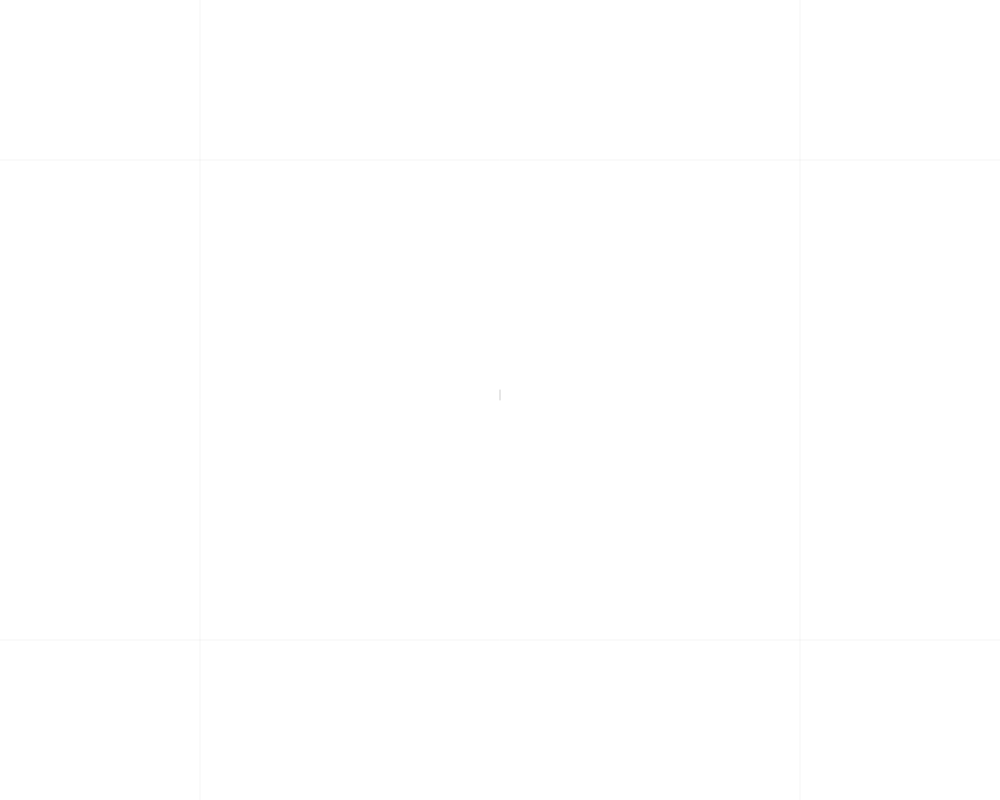
Frame 1 (no input)
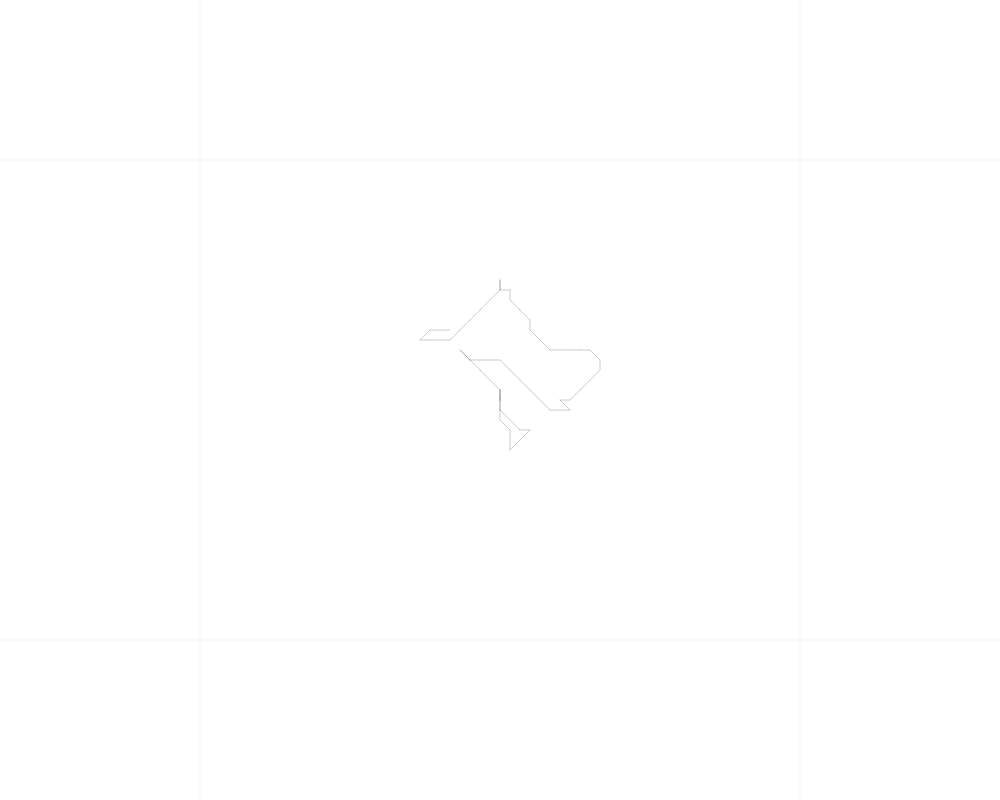
Frame 60 (no input)
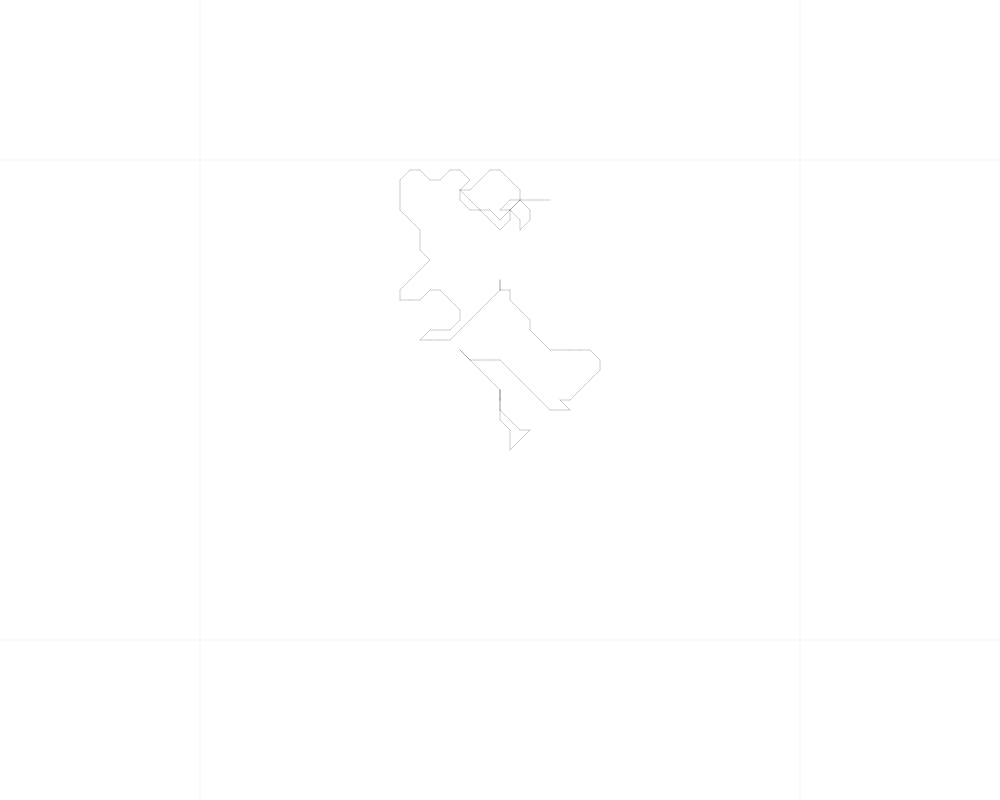
Frame 120 (the mouse pressed at the canvas centre since frame 60)

The p5.js sketch that drew these frames (run headless with seeded random() and noise() and a simulated clock; from frame 60 on, the mouse is pressed at the canvas centre):

// p5.js sketch
// ── sketch.js
"use strict";

var lineX, lineY;
var angleIncrement;
var side, diagonal;
var increment;
var runAwayTimer;

function setup() {
    createCanvas(1000, 800);
    background(255);
    stroke(0, 0, 0, 10);
    line(width/5, 0, width/5, height);
    line(4*width/5, 0, 4*width/5, height);
    line(0, height/5, width, height/5);
    line(0, 4*height/5, width, 4*height/5);
    stroke(0, 0, 0, 50);
    noFill();
    lineX = width/2;
    lineY = height/2;
    angleIncrement = PI/4;
    side = 10;
    diagonal = sqrt(200);
    increment = getIncrement(Math.round(random(0, 7)), lineX, lineY, width, height);
}

function draw() {
    var inside = false;
    while(!inside) {
        increment = getIncrement(increment, lineX, lineY, width, height);
        var lineLen;
        var xPos, yPos;
        if (increment % 2 == 0) {
            lineLen = side;
        } else {
            lineLen = diagonal;
        }
        var angle = angleIncrement*increment;
        xPos = lineX + lineLen*cos(angleIncrement*increment);
        yPos = lineY + lineLen*sin(angleIncrement*increment);
        if (xPos < 0 || xPos > width || yPos < 0 || yPos > height) {
            inside = false;
        } else {
            inside = true;
        }
    }
    line(lineX, lineY, xPos, yPos);
    lineX = xPos;
    lineY = yPos;
}

// TODO: fix me up so that I return weighted directions
function getIncrement(prev, lineX, lineY, w, h) {
    var res;
    if (random(0, 1) > 0.4) {
        res = Math.round(random(prev - 1, prev + 1));
    } else {
        res = Math.round(random(0, 8));
    }
    if (lineX < w/5) {
        if (lineY < h/5) {
            if (random(0, 1) > 0.65) {
                res = Math.round(random(0, 2));
            }
        } else if (lineY > 4*h/5) {
            if (random(0, 1) > 0.65) {
                res = Math.round(random(-2, 0));
            }
        } else {
            if (random(0, 1) > 0.65) {
                res = Math.round(random(-2, 2));
            }
        }
    } else if (lineX > 4*w/5) {
        if (lineY < h/5) {
            if (random(0, 1) > 0.65) {
                res = Math.round(random(2, 4));
            }
        } else if (lineY > 4*h/5) {
            if (random(0, 1) > 0.65) {
                res = Math.round(random(4, 6));
            }
        } else {
            if (random(0, 1) > 0.65) {
                res = Math.round(random(2, 6));
            }
        }
    } else if (lineY < h/5) {
        if (random(0, 1) > 0.65) {
            res = Math.round(random(0, 4));
        }
    } else if (lineY > 4*h/5) {
        if (random(0, 1) > 0.65) {
            res = Math.round(random(4, 8));
        }
    }
    return res;
}

// ── sketch_colors.js
"use strict";

var lineX, lineY;
var angleIncrement;
var side, diagonal;
var increment;
var runAwayTimer;
var xPositions, yPositions, colors, increments;
var numSnakes;

var quadrantMap;

function setup() {
    createCanvas(1000, 800);
    colorMode(HSB, 100);
    frameRate(20);
    background(0, 0, 100);
    stroke(0, 0, 0, 10);
    line(width/5, 0, width/5, height);
    line(4*width/5, 0, 4*width/5, height);
    line(0, height/5, width, height/5);
    line(0, 4*height/5, width, 4*height/5);

    numSnakes = 8;
    xPositions = [];
    yPositions = [];
    colors = [];
    increments = [];
    angleIncrement = PI/4;
    side = 10;
    diagonal = sqrt(200);

    quadrantMap = initQuadrants();;
    
    for (var i = 0; i < numSnakes; i++) {
        colors[i] = color(Math.round(random(0, 100)), 100, 100, 20);
        xPositions[i] = width/2;
        yPositions[i] = height/2;
        increments[i] = getIncrement(Math.round(random(0, 7)), xPositions[i], yPositions[i], width, height, quadrantMap);
    }
    noFill();
}

function draw() {
    for (var i = 0; i < numSnakes; i++) {
        var inside = false;
        while(!inside) {
            increments[i] = getIncrement(increments[i], xPositions[i], yPositions[i], width, height, quadrantMap);
            var lineLen;
            var xPos, yPos;
            if (increments[i] % 2 == 0) {
                lineLen = side;
            } else {
                lineLen = diagonal;
            }
            var angle = angleIncrement*increments[i];
            xPos = xPositions[i] + lineLen*cos(angle);
            yPos = yPositions[i] + lineLen*sin(angle);
            if (xPos < 0 || xPos > width || yPos < 0 || yPos > height) {
                inside = false;
            } else {
                inside = true;
            }
        }
        stroke(colors[i]);
        line(xPositions[i], yPositions[i], xPos, yPos);
        xPositions[i] = xPos;
        yPositions[i] = yPos;
    }
}

// TODO: fix me up so that I return weighted directions
function getIncrement(prev, lineX, lineY, w, h, quadrantMap) {
    var res;
    var quadrant = getQuadrant(lineX, lineY, w, h);
    var dirs = quadrantMap[quadrant];
    do {
        if (random(0, 1) > 0.4) {
            res = Math.round(random(prev - 1, prev + 1));
        } else {
            res = Math.round(random(0, 8));
        }
        if (quadrant != 5) {
            if (random(0,1) > 0.65) {
                res = Math.round(random(dirs[0], dirs[1]));
            }
        }
    } while ((res-4) == prev || res + 4 == prev);
    return res;
}

function initQuadrants() {
    var quadrantMap = []
    quadrantMap[1] = [0, 2];
    quadrantMap[2] = [-2, 2]
    quadrantMap[3] = [-2, 0]
    quadrantMap[4] = [0, 4];
    quadrantMap[5] = [0, 8];
    quadrantMap[6] = [4, 8];
    quadrantMap[7] = [2, 4];
    quadrantMap[8] = [2, 6];
    quadrantMap[9] = [4, 6];
    return quadrantMap;
}

function getQuadrant(x, y, w, h) {
    var quadrant = 5;
    if (x < w/5) {
        if (y < h/5) {
            quadrant = 1;
        } else if (y > 4*h/5) {
            quadrant = 3;
        } else {
            quadrant = 2
        }
    } else if (x > 4*w/5) {
        if (y < h/5) {
            quadrant = 7;
        } else if (y > 4*h/5) {
            quadrant = 9;
        } else {
            quadrant = 8
        }
    } else if (y < h/5) {
        quadrant = 4
    } else if (y > 4*h/5) {
        quadrant = 6;
    }
    return quadrant;
}
